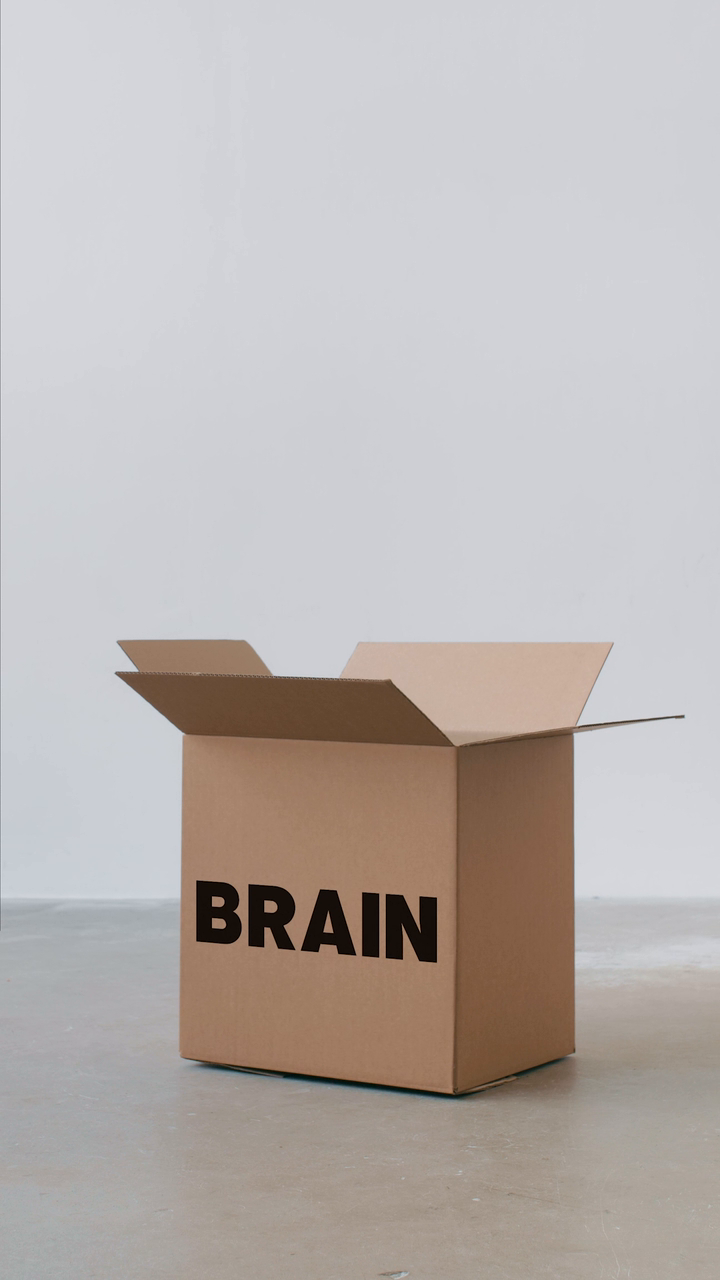
#> input picture frame 17 of resources/box.mp4, 720 x 1280 px, given in place of sample_960x400_ocean_with_audio.mp4, which was not available
$ python ReadImagesVideosWebcam.py
#> lines starting #> are read from the running program, lines starting #| are printed output that depends on the picture
import cv2
frameWidth = 480
frameHeight = 360
cap = cv2.VideoCapture("./resources/sample_960x400_ocean_with_audio.mp4")
while True:
    success, frame = cap.read()
#> frame is the input picture: shape (1280, 720, 3); mean B, G, R 177.1, 179.4, 185.8
    frame = cv2.resize(frame, (frameWidth,frameHeight))
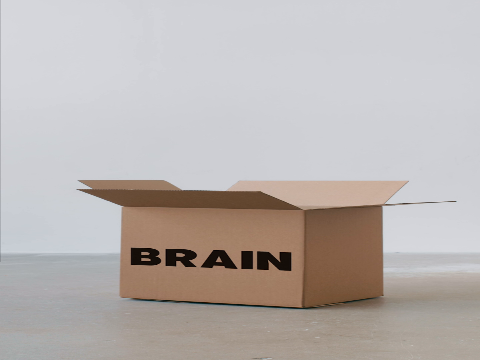
#> frame: shape (360, 480, 3); mean B, G, R 177.1, 179.3, 185.7
    cv2.imshow("Frame", frame)
    if cv2.waitKey(1) & 0xFF == ord('q'):
#> (key q is pressed here)
        break

$ run again, starting later in the video
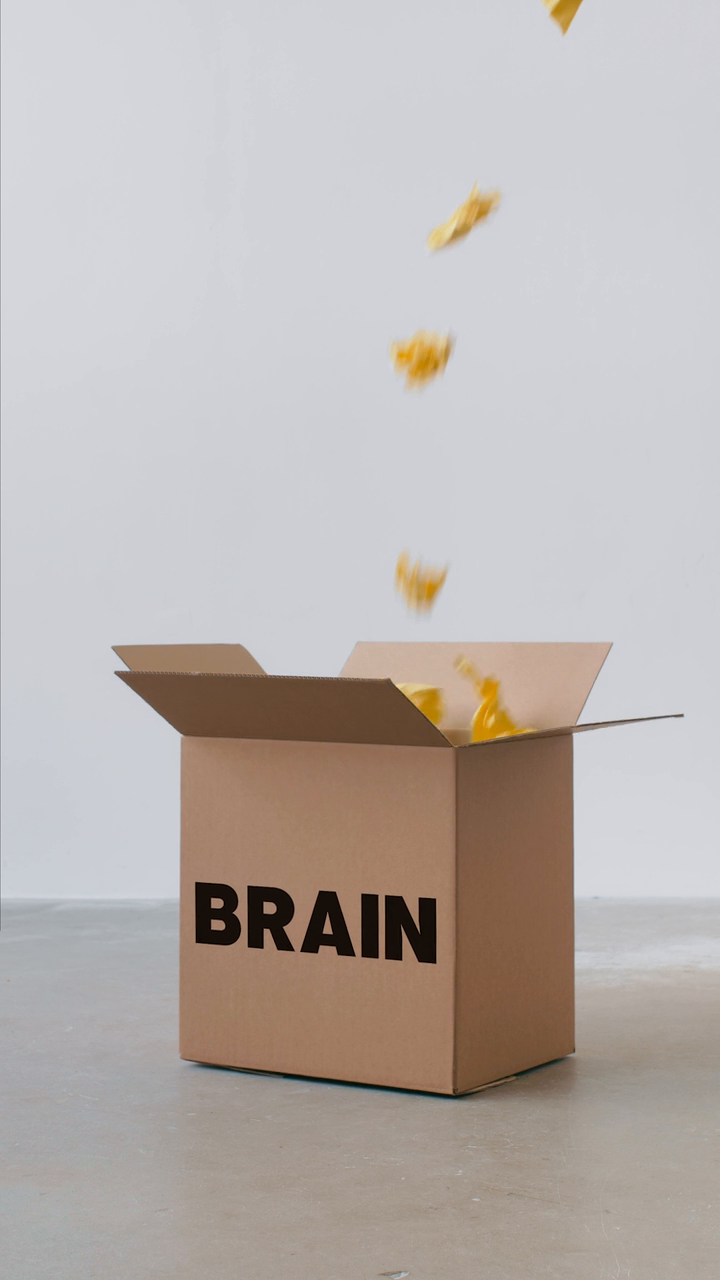
#> input picture frame 78 of resources/box.mp4, 720 x 1280 px, given in place of sample_960x400_ocean_with_audio.mp4, which was not available
#> frame is the input picture: shape (1280, 720, 3); mean B, G, R 175.7, 178.9, 185.9
#> `frame = cv2.resize(frame, (frameWidth,frameHeight))`:
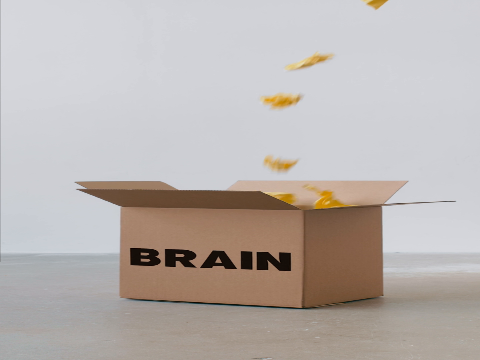
#> frame: shape (360, 480, 3); mean B, G, R 175.6, 178.8, 185.8

$ run again, starting later in the video
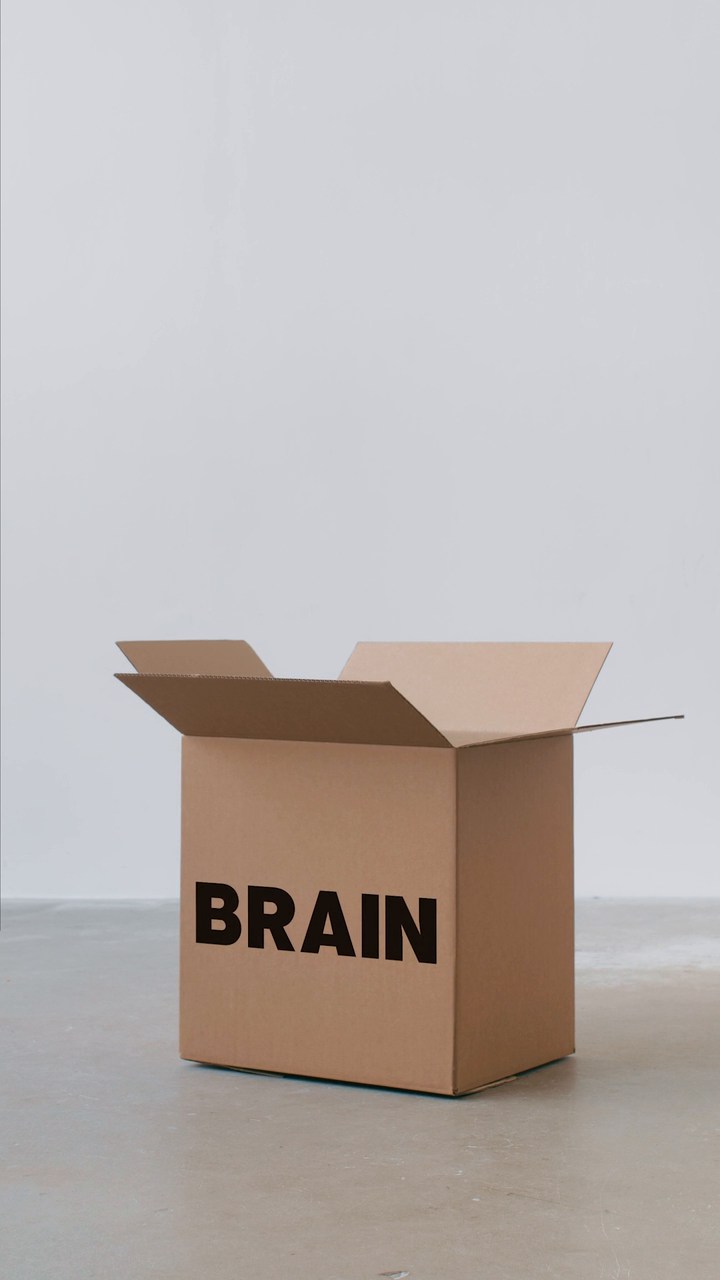
#> input picture frame 140 of resources/box.mp4, 720 x 1280 px, given in place of sample_960x400_ocean_with_audio.mp4, which was not available
#> frame is the input picture: shape (1280, 720, 3); mean B, G, R 177.3, 179.5, 186.1
#> `frame = cv2.resize(frame, (frameWidth,frameHeight))`:
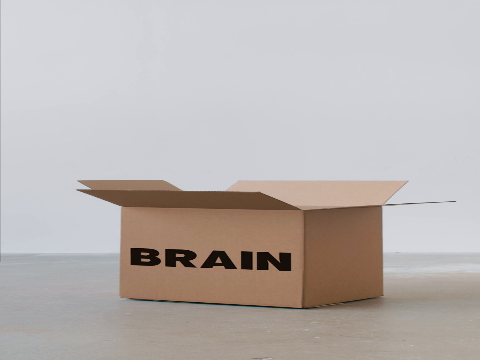
#> frame: shape (360, 480, 3); mean B, G, R 177.2, 179.4, 186
